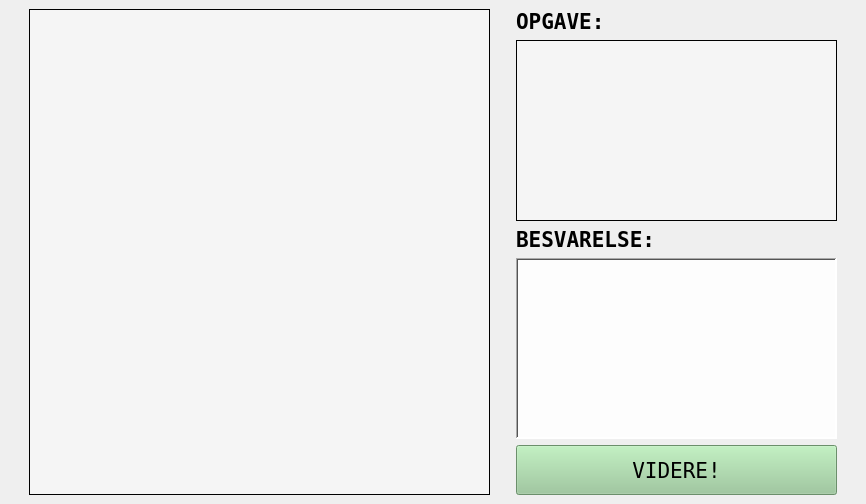
<?xml version="1.0" encoding="UTF-8"?>
<ui version="4.0">
 <class>MainWindow</class>
 <widget class="QMainWindow" name="MainWindow">
  <property name="windowModality">
   <enum>Qt::ApplicationModal</enum>
  </property>
  <property name="geometry">
   <rect>
    <x>0</x>
    <y>0</y>
    <width>866</width>
    <height>504</height>
   </rect>
  </property>
  <property name="sizePolicy">
   <sizepolicy hsizetype="Expanding" vsizetype="Expanding">
    <horstretch>1</horstretch>
    <verstretch>1</verstretch>
   </sizepolicy>
  </property>
  <property name="sizeIncrement">
   <size>
    <width>1</width>
    <height>1</height>
   </size>
  </property>
  <property name="contextMenuPolicy">
   <enum>Qt::NoContextMenu</enum>
  </property>
  <property name="windowTitle">
   <string>MainWindow</string>
  </property>
  <property name="toolButtonStyle">
   <enum>Qt::ToolButtonIconOnly</enum>
  </property>
  <property name="dockNestingEnabled">
   <bool>false</bool>
  </property>
  <widget class="QWidget" name="centralwidget">
   <property name="sizePolicy">
    <sizepolicy hsizetype="Expanding" vsizetype="Expanding">
     <horstretch>1</horstretch>
     <verstretch>1</verstretch>
    </sizepolicy>
   </property>
   <layout class="QHBoxLayout" name="horizontalLayout" stretch="0,3,2,0">
    <item>
     <spacer name="verticalSpacer_3">
      <property name="orientation">
       <enum>Qt::Vertical</enum>
      </property>
      <property name="sizeHint" stdset="0">
       <size>
        <width>20</width>
        <height>40</height>
       </size>
      </property>
     </spacer>
    </item>
    <item>
     <layout class="QHBoxLayout" name="horizontalLayout_2" stretch="2,0">
      <item>
       <widget class="QPlainTextEdit" name="txtSource">
        <property name="sizePolicy">
         <sizepolicy hsizetype="Expanding" vsizetype="Expanding">
          <horstretch>0</horstretch>
          <verstretch>0</verstretch>
         </sizepolicy>
        </property>
        <property name="font">
         <font>
          <family>DejaVu Sans Mono</family>
          <pointsize>16</pointsize>
         </font>
        </property>
        <property name="styleSheet">
         <string notr="true">background-color: rgb(245,245,245);</string>
        </property>
        <property name="frameShape">
         <enum>QFrame::Panel</enum>
        </property>
        <property name="frameShadow">
         <enum>QFrame::Plain</enum>
        </property>
        <property name="verticalScrollBarPolicy">
         <enum>Qt::ScrollBarAsNeeded</enum>
        </property>
        <property name="horizontalScrollBarPolicy">
         <enum>Qt::ScrollBarAlwaysOff</enum>
        </property>
        <property name="readOnly">
         <bool>true</bool>
        </property>
       </widget>
      </item>
      <item>
       <spacer name="verticalSpacer">
        <property name="orientation">
         <enum>Qt::Vertical</enum>
        </property>
        <property name="sizeHint" stdset="0">
         <size>
          <width>20</width>
          <height>40</height>
         </size>
        </property>
       </spacer>
      </item>
     </layout>
    </item>
    <item>
     <layout class="QVBoxLayout" name="verticalLayout">
      <property name="leftMargin">
       <number>0</number>
      </property>
      <item>
       <widget class="QLabel" name="label">
        <property name="sizePolicy">
         <sizepolicy hsizetype="Fixed" vsizetype="Fixed">
          <horstretch>0</horstretch>
          <verstretch>0</verstretch>
         </sizepolicy>
        </property>
        <property name="font">
         <font>
          <family>DejaVu Sans Mono</family>
          <pointsize>16</pointsize>
          <weight>75</weight>
          <bold>true</bold>
         </font>
        </property>
        <property name="text">
         <string>OPGAVE:</string>
        </property>
       </widget>
      </item>
      <item>
       <widget class="QPlainTextEdit" name="txtAssignment">
        <property name="sizePolicy">
         <sizepolicy hsizetype="Expanding" vsizetype="Expanding">
          <horstretch>0</horstretch>
          <verstretch>0</verstretch>
         </sizepolicy>
        </property>
        <property name="font">
         <font>
          <family>DejaVu Sans Mono</family>
          <pointsize>16</pointsize>
         </font>
        </property>
        <property name="styleSheet">
         <string notr="true">background-color: rgb(245,245,245)</string>
        </property>
        <property name="frameShape">
         <enum>QFrame::Panel</enum>
        </property>
        <property name="frameShadow">
         <enum>QFrame::Plain</enum>
        </property>
        <property name="readOnly">
         <bool>true</bool>
        </property>
       </widget>
      </item>
      <item>
       <widget class="QLabel" name="label_2">
        <property name="sizePolicy">
         <sizepolicy hsizetype="Fixed" vsizetype="Fixed">
          <horstretch>0</horstretch>
          <verstretch>0</verstretch>
         </sizepolicy>
        </property>
        <property name="font">
         <font>
          <family>DejaVu Sans Mono</family>
          <pointsize>16</pointsize>
          <weight>75</weight>
          <bold>true</bold>
         </font>
        </property>
        <property name="text">
         <string>BESVARELSE:</string>
        </property>
       </widget>
      </item>
      <item>
       <widget class="QPlainTextEdit" name="txtAnswer">
        <property name="font">
         <font>
          <family>DejaVu Sans Mono</family>
          <pointsize>16</pointsize>
         </font>
        </property>
        <property name="styleSheet">
         <string notr="true">background-color: rgb(253,253,253)</string>
        </property>
        <property name="frameShape">
         <enum>QFrame::WinPanel</enum>
        </property>
        <property name="frameShadow">
         <enum>QFrame::Sunken</enum>
        </property>
        <property name="lineWidth">
         <number>1</number>
        </property>
       </widget>
      </item>
      <item>
       <widget class="QPushButton" name="pushButton">
        <property name="sizePolicy">
         <sizepolicy hsizetype="Minimum" vsizetype="Fixed">
          <horstretch>0</horstretch>
          <verstretch>0</verstretch>
         </sizepolicy>
        </property>
        <property name="minimumSize">
         <size>
          <width>0</width>
          <height>50</height>
         </size>
        </property>
        <property name="font">
         <font>
          <family>DejaVu Sans Mono</family>
          <pointsize>16</pointsize>
         </font>
        </property>
        <property name="autoFillBackground">
         <bool>false</bool>
        </property>
        <property name="styleSheet">
         <string notr="true">background-color: rgb(150,200,150);</string>
        </property>
        <property name="text">
         <string>VIDERE!</string>
        </property>
        <property name="checkable">
         <bool>false</bool>
        </property>
        <property name="checked">
         <bool>false</bool>
        </property>
        <property name="autoRepeat">
         <bool>false</bool>
        </property>
       </widget>
      </item>
     </layout>
    </item>
    <item>
     <spacer name="verticalSpacer_2">
      <property name="orientation">
       <enum>Qt::Vertical</enum>
      </property>
      <property name="sizeHint" stdset="0">
       <size>
        <width>20</width>
        <height>40</height>
       </size>
      </property>
     </spacer>
    </item>
   </layout>
  </widget>
 </widget>
 <resources/>
 <connections/>
</ui>
